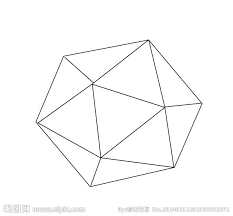
#> input picture subpix_accuracy.png, 233 x 216 px
$ python s_good_features_to_track.py   (Python 2 division)
#> lines starting #> are read from the running program, lines starting #| are printed output that depends on the picture; after the words box and inside, x2 and y2 are one past the last pixel; in counts of white or black regions, pixels touching at a corner belong together
# -*- coding: utf-8 -*-

'''OpenCV 提供了函数： cv2.goodFeaturesToTrack()。这个函数可以
帮我们使用 Shi-Tomasi 方法获取图像中 N 个最好的角点（如果你愿意的话，
也可以通过改变参数来使用 Harris 角点检测算法）。通常情况下，输入的应该
是灰度图像。然后确定你想要检测到的角点数目。再设置角点的质量水平， 0
到 1 之间。它代表了角点的最低质量，低于这个数的所有角点都会被忽略。最
后在设置两个角点之间的最短欧式距离。
根据这些信息，函数就能在图像上找到角点。所有低于质量水平的角点都
会被忽略。然后再把合格角点按角点质量进行降序排列。函数会采用角点质量
最高的那个角点（排序后的第一个），然后将它附近（最小距离之内）的角点都
删掉。按着这样的方式最后返回 N 个最佳角点'''

import numpy as np
import cv2
from matplotlib import pyplot as plt
img = cv2.imread('../subpix_accuracy.png')
#> img is the input picture: shape (216, 233, 3); mean B, G, R 250.7, 250.8, 250.8
gray = cv2.cvtColor(img,cv2.COLOR_BGR2GRAY)

# 找出10个最佳角点
corners = cv2.goodFeaturesToTrack(gray,10,0.01,10)
#> corners = [[100, 157], [147, 42], [94, 85], [166, 106], [173, 165], [199, 105], [40, 122], [90, 184], [64, 58], [148, 207]]
# 返回的结果是 [[ 311., 250.]] 两层括号的数组。

# np.int0 可以用来省略小数点后面的数字（非四舍五入）。
corners = np.int0(corners)
for i in corners:
    print i,i.ravel()
    x,y = i.ravel()
    cv2.circle(img,(x,y),3,255,-1)
#> this loop made 10 passes
#| [[100 157]] [100 157]
#| [[147  42]] [147  42]
#| [[94 85]] [94 85]
#| [[166 106]] [166 106]
#| [[173 165]] [173 165]
#| [[199 105]] [199 105]
#| [[ 40 122]] [ 40 122]
#| [[ 90 184]] [ 90 184]
#> (further printed lines are left out)
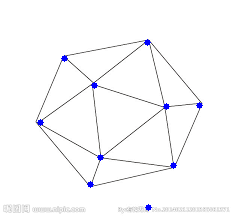
#> img: shape (216, 233, 3); 0.58% of pixels changed, all inside (x1, y1, x2, y2) = (37, 39, 203, 211)
plt.imshow(img),plt.show()
